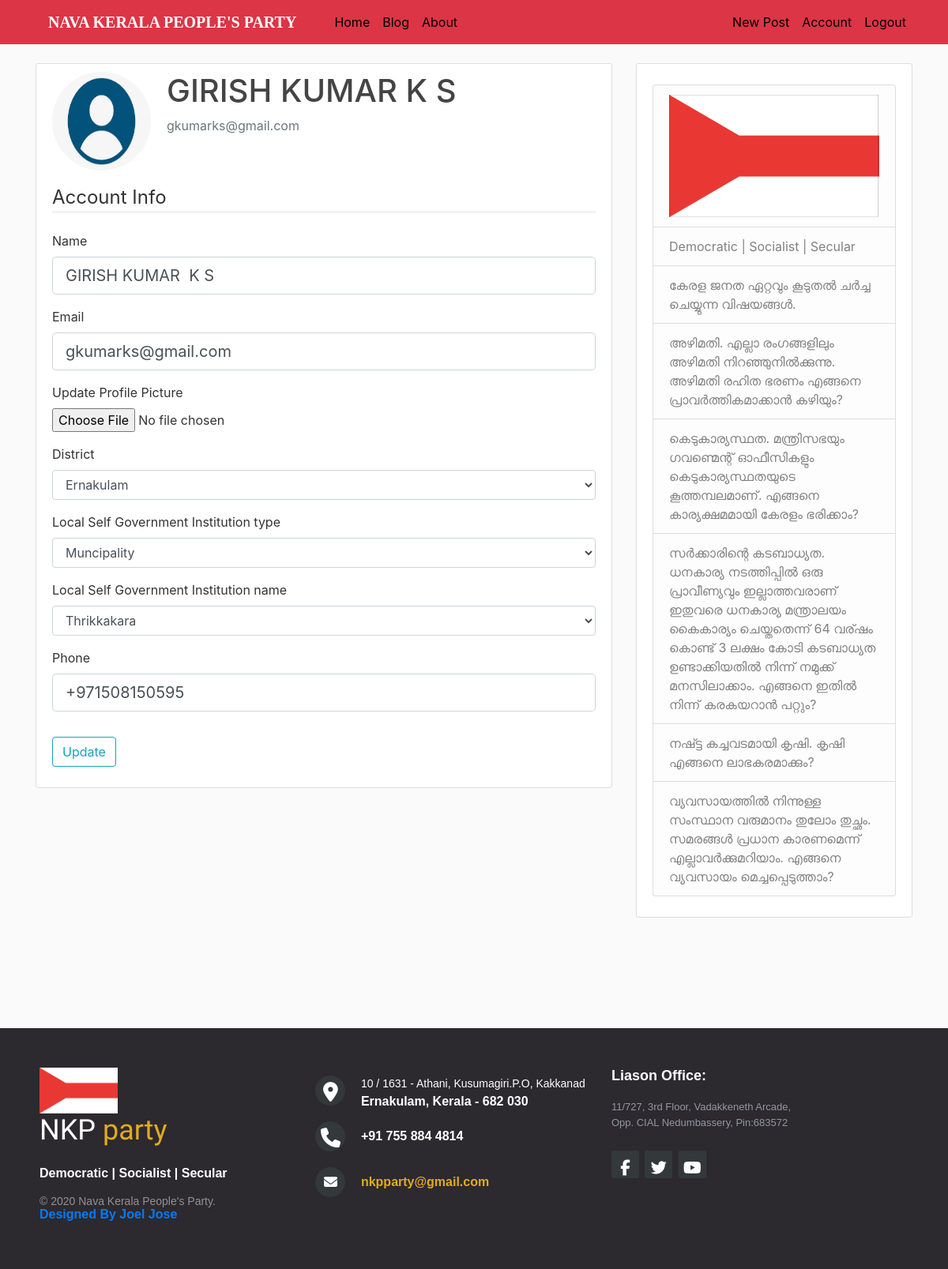
Page /account (signed in) on the committed database.
### mySite/models.py (models this page shows, shortened)
class User(db.Model, UserMixin):
    id = db.Column(db.Integer, primary_key=True)
    username = db.Column(db.String(20), unique=True, nullable=False)
    email = db.Column(db.String(120), unique=True, nullable=False)
    image_file = db.Column(db.String(20), nullable=False, default='default.jpg')
    password = db.Column(db.String(60), nullable=False)
    district = db.Column(db.String(20),nullable=False,default='default')
    localBodyType = db.Column(db.String(20),nullable=False,default='default')
    localBodyName = db.Column(db.String(20),nullable=False,default='default')
    phone = db.Column(db.String(20),nullable=False,default='default')
    privelege=db.Column(db.Integer,nullable=False,default=0)
    verify_email=db.Column(db.Boolean,nullable=False,default=False)
    verify_phone=db.Column(db.Boolean,nullable=False,default=False)
    posts = db.relationship('Post', backref='author', lazy=True)

### mySite/users/routes.py (the view)
@users.route("/account", methods=['GET', 'POST'])
@login_required
def account():
    form = UpdateAccountForm()
    if form.validate_on_submit():
        if form.picture.data:
            picture_file = save_picture(form.picture.data)
            current_user.image_file = picture_file
        current_user.username = form.username.data
        current_user.email = form.email.data
        current_user.localBodyType = Body_type.query.filter_by(id=form.lsg_type.data).first().name
        current_user.district = District_name.query.filter_by(id=form.district.data).first().name
        current_user.localBodyName = Body_name.query.filter_by(id=form.lsg_name.data).first().name
        current_user.phone = form.phone.data
        db.session.commit()
        flash('Your account has been updated!', 'success')
        return redirect(url_for('users.account'))
    elif request.method == 'GET':
        form.username.data = current_user.username
        form.email.data = current_user.email
        form.phone.data = current_user.phone
        form.district.choices=[(District_name.query.filter_by(name=current_user.district).first().id,current_user.district)]
        form.lsg_name.choices=[(Body_name.query.filter_by(name=current_user.localBodyName).first().id,current_user.localBodyName)]
        form.lsg_type.choices=[(Body_type.query.filter_by(name=current_user.localBodyType).first().id,current_user.localBodyType)]
    image_file = url_for('static', filename='profile_pics/' + current_user.image_file)
    return render_template('account.html', title='Account',
                           image_file=image_file, form=form)

### mySite/users/forms.py (shortened to what this page needs)
class UpdateAccountForm(FlaskForm):
    username = StringField('Name',
                           validators=[DataRequired(), Length(min=2, max=20)])
    email = StringField('Email',
                        validators=[DataRequired(), Email()])
    picture = FileField('Update Profile Picture', validators=[FileAllowed(['jpg', 'png'])])
    submit = SubmitField('Update')
    district = NonValidatingSelectField('District', choices = [],coerce=int,validators=[DataRequired()])
    lsg_type = NonValidatingSelectField('Local Self Government Institution type', choices = [],coerce=int,validators=[DataRequired()])
    lsg_name = NonValidatingSelectField('Local Self Government Institution name', choices = [],validators=[DataRequired()],coerce=int)
    phone = StringField('Phone',validators=[DataRequired(),Length(min=10,max=16)])

### mySite/models.py (called while the page is built)
@login_manager.user_loader
def load_user(user_id):
    return User.query.get(int(user_id))

### mySite/templates/account.html (shortened to what this page needs)
{% extends "layout.html" %}
{% block content %}
    <div class="content-section">
      <div class="media">
        <img class="rounded-circle account-img" src="{{ image_file }}">
        <div class="media-body">
          <h2 class="account-heading">{{ current_user.username }}</h2>
          <p class="text-secondary">{{ current_user.email }}</p>
        </div>
      </div>
        <form method="POST" action="" enctype="multipart/form-data">
            <fieldset class="form-group">
                <legend class="border-bottom mb-4">Account Info</legend>
                <div class="form-group">
                    {{ form.username.label(class="form-control-label") }}
                    {% if form.username.errors %}
                        {{ form.username(class="form-control form-control-lg is-invalid") }}
                        <div class="invalid-feedback">
                            {% for error in form.username.errors %}
                                <span>{{ error }}</span>
                            {% endfor %}
                        </div>
                    {% else %}
                        {{ form.username(class="form-control form-control-lg") }}
                    {% endif %}
                </div>
                <div class="form-group">
                    {{ form.email.label(class="form-control-label") }}
                    {% if form.email.errors %}
                        {{ form.email(class="form-control form-control-lg is-invalid") }}
                        <div class="invalid-feedback">
                            {% for error in form.email.errors %}
                                <span>{{ error }}</span>
                            {% endfor %}
                        </div>
                    {% else %}
                        {{ form.email(class="form-control form-control-lg") }}
                    {% endif %}
                </div>
                <div class="form-group">
                    {{ form.picture.label() }}
                    {{ form.picture(class="form-control-file") }}
                </div>
                <div class="form-group">
                    {{ form.district.label(class="form-control-label") }}
                    {% if form.district.errors %}
                        {{ form.district(class="form-control form-control-lg is-invalid") }}
                        <div class="invalid-feedback">
                            {% for error in form.district.errors %}
                                <span>{{ error }}</span>
                            {% endfor %}
                        </div>
                    {% else %}
                        {{form.district(class="form-control")}}
                    {% endif %}
                </div>
                <div class="form-group">
                    {{ form.lsg_type.label(class="form-control-label") }}
                    {% if form.lsg_type.errors %}
                        {{ form.lsg_type(class="form-control form-control-lg is-invalid") }}
                        <div class="invalid-feedback">
                            {% for error in form.lsg_type.errors %}
                                <span>{{ error }}</span>
                            {% endfor %}
                        </div>
                    {% else %}
                        {{form.lsg_type(class="form-control")}}
                    {% endif %}
                </div>
                <div class="form-group">
                    {{ form.lsg_name.label(class="form-control-label") }}
                    {% if form.lsg_name.errors %}
                        {{ form.lsg_name(class="form-control form-control-lg is-invalid") }}
                        <div class="invalid-feedback">
                            {% for error in form.lsg_name.errors %}
                                <span>{{ error }}</span>
                            {% endfor %}
                        </div>
                    {% else %}
                        {{form.lsg_name(class="form-control")}}
                    {% endif %}
                </div>
                <div class="form-group">
                    {{ form.phone.label(class="form-control-label") }}
                    {% if form.phone.errors %}
                        {{ form.phone(class="form-control form-control-lg is-invalid") }}
                        <div class="invalid-feedback">
                            {% for error in form.phone.errors %}
                                <span>{{ error }}</span>
                            {% endfor %}
                        </div>
                    {% else %}
                        {{ form.phone(class="form-control form-control-lg") }}
                    {% endif %}
                </div>
            </fieldset>
            <div class="form-group">
                {{ form.submit(class="btn btn-outline-info") }}
            </div>
        </form>
    </div>
{% endblock content %}

### mySite/static/main.css (style rules this page uses)
body { background: #fafafa; color: #333333; margin-top: 5rem; }
h1, h2, h3, h4, h5, h6 { color: #444444; }
.content-section { background: #ffffff; padding: 10px 20px; border: 1px solid #dddddd; border-radius: 3px; margin-bottom: 20px; }
.account-img { height: 125px; width: 125px; margin-right: 20px; margin-bottom: 16px; }
.account-heading { font-size: 2.5rem; }

### rows in the picture
User: username "GIRISH KUMAR K S", email "gkumarks@gmail.com", district "Ernakulam", phone "+971508150595"
